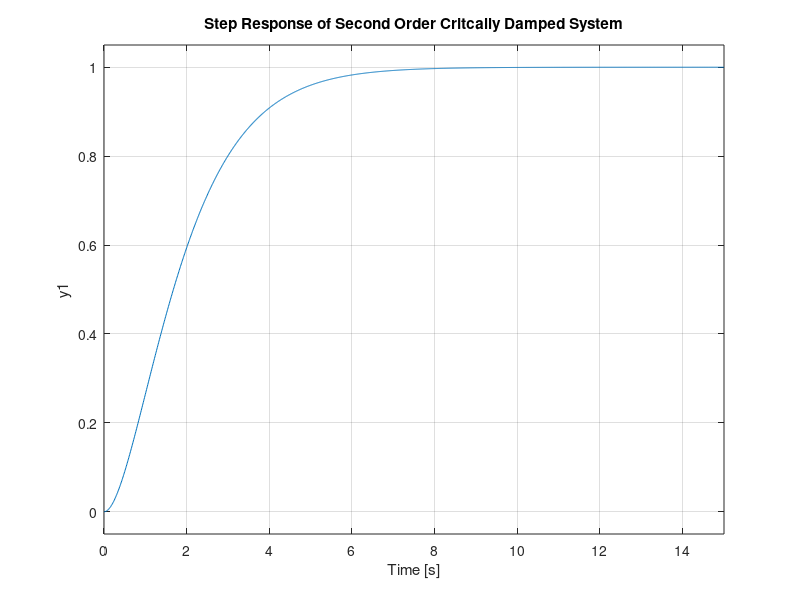

Source code (MATLAB):
clear all
clc

%% Second Order Critcally Damped System
% G = 1 / ( s + 1 )^2


Omega = 1;

G_num = 1;
G_den = [1 2*Omega Omega^2];
G = tf(G_num,G_den);
G = zpk(G)

% step response 

step(G, 0: 0.01: 15)
title('Step Response of Second Order Critcally Damped System');